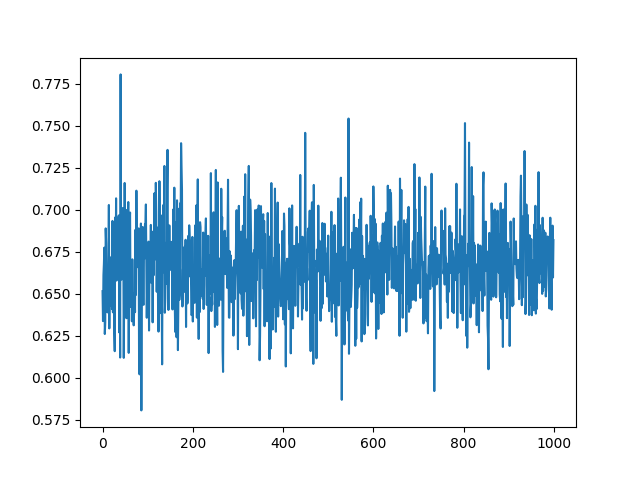

Python code for this plot:

import random
import math
import matplotlib.pyplot as plt
import numpy as np
import json
from scipy.optimize import curve_fit



def rede(N,filename=None):
    lista = []
    for i in range(int(N)):
        x = np.random.uniform(-1,1)
        y = np.random.uniform(-1,1)
        z = np.random.uniform(-1,1)
        norm = (x**2 + y**2 + z**2)**0.5
        x = x/norm
        y = y/norm
        z = z/norm
        lista.append([round(x,5),round(y,5),round(z,5)])
        
    kappas=[]
    array_mu = np.array(lista)
    for i in range(N-1):
        mu_i = array_mu[i]
        mu_iplus1= array_mu[i+1]
        kappa = np.dot(mu_i,mu_iplus1) - 3*(mu_i[0])*(mu_iplus1[0])
        kapppa2=kappa**2
        kappas.append(kapppa2)
    kappamean = np.mean(kappas)
    print(f'For this sample, <k^2> = {np.mean(kappas):.4f}, std = {np.std(kappas):.4f}')
    
    if filename is not None:
        with open(filename, "w") as arquivo: #saving 
            json.dump(lista, arquivo)
    return kappamean,lista



N_rede = 1000 #(tamanho da rede)





def testing():
  #testing convergence:
  means = []
  N = 1000
  for _ in range(N):
      kappamean,d = rede(N_rede)
      means.append(kappamean)
  plt.plot(np.arange(N),means)
  plt.savefig("kappa.png")
